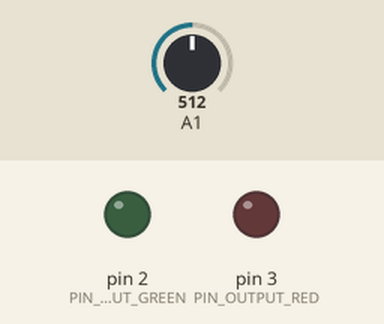
The sketch below on a simulated Arduino Uno, built with avr-gcc and run on an emulated ATmega328P. Shown: output pins drawn as LEDs (lit = HIGH). The test bench sets the inputs (shaded band); at power-on: A1 = 512. What the sketch prints to the serial monitor is not drawn.

Above: at 1.2 s.
1.3 s: A1 set to 716
At 1.54 s:
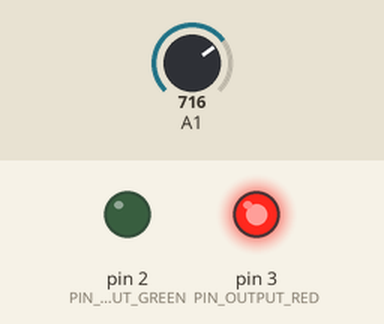
3.2 s: A1 set to 751
6.2 s: A1 set to 774
At 8.9 s:
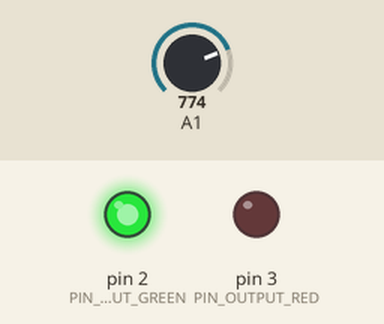
9.2 s: A1 set to 818
At 11.2 s:
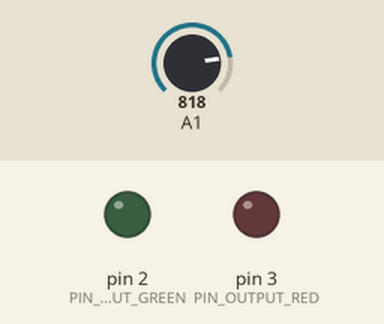
Timing chart, 0 to 12.7 s (numbered marks = the images above; inputs shaded):
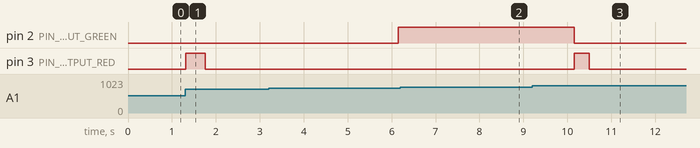

The sketch:

light_sensing_array.c.ino
```cpp
/******************************************************************************
 * TEAM FUME HOOD
 * Sensing Module
 *
 * Daniel Winkelman <ddw30@duke.edu>
 * Duke University
 * EGR 101
 *
 * Summary:
 *    This is a quick test for an array of passive light sensors. A line of
 *    phototransistors has a baseline resistance, interpreted by the Arduino as
 *    an analog voltage; higher voltage indicates more light reaching the
 *    phototransistor. A rapid change in any of the phototransistors from the
 *    baseline brightness indicates motion within the plane of the sash.
 */


/******************************************************************************
 * Debugging commands (with serial to IDE)
 */
#define SERIAL_DEBUG

void serial_setup() {
#ifdef SERIAL_DEBUG
    Serial.begin(9600);
#endif
}

void println(const char * str) {
#ifdef SERIAL_DEBUG
    Serial.println(str);
#endif
}


/******************************************************************************
 * Define constants and persistent memory
 */

// Frame rate (frames per second)
//const int32_t FPS = 40;

// Timeout until closure signal sent
//const int32_t MAX_TIMEOUT_MS = 15 * 1000000; // 15 seconds
//const int32_t TIMEOUT_INC_MS = 1000000 / FPS;

int32_t timeout_ms = 15000;

// Sensor input pins
const uint16_t N_PIN_INPUT_PHOTO = 1;
const uint16_t PIN_INPUT_PHOTO[N_PIN_INPUT_PHOTO] = { 1 };

// Analog input difference threshold needed to trigger timeout reset
const uint16_t SENSITIVITY = 50;

// Phototransistor voltage state buffer
//
// Assuming that the buffer is 4 samples large....
//     --back---   --head---
//    [ * * * * ] [ - - - - ]   (* = stored sample)
//      0 1 2 3     4 5 6 7     (- = empty sample)
//                              (X = selected stored sample)
// 4 looks back at 1...         (O = new sample)
//    [ X * * * ] [ O - - - ]
//
// 5 looks back at 2...
//    [ * X * * ] [ * O - - ]
//
// and so on...
//
//    [ * * * * ] [ * * * * ]
//                  =======---------> These four at pos. 4-7 go to pos. 0-3
//
// and repeat
//
// NOTE: buffer needs to be twice the size as the number of samples
const uint16_t N_BUFFER_SAMPLES = 10;
int16_t buffer_head[N_BUFFER_SAMPLES][N_PIN_INPUT_PHOTO];
int16_t buffer_back[N_BUFFER_SAMPLES][N_PIN_INPUT_PHOTO];

// Indicator LED timeouts
const uint8_t PIN_OUTPUT_GREEN = 2;
const uint8_t PIN_OUTPUT_RED = 3;
int32_t timeout_green_ms = 0;
int32_t timeout_red_ms = 0;


/******************************************************************************
 * Close sash
 */
void close_sash() {
    println("Close Sash!");

    // Signal to green LED
    // TODO: Implement interrupt system if the sensors detect motion while closing
    digitalWrite(PIN_OUTPUT_GREEN, HIGH);
    delay(1000);
    digitalWrite(PIN_OUTPUT_GREEN, LOW);
}


/******************************************************************************
 * Initialization
 */
void setup() {
    // Set up debug serial connection
    serial_setup();

    // Set up LED indicator pins
    pinMode(PIN_OUTPUT_GREEN, OUTPUT);
    pinMode(PIN_OUTPUT_RED, OUTPUT);
    digitalWrite(PIN_OUTPUT_GREEN, LOW);
    digitalWrite(PIN_OUTPUT_RED, LOW);

    // Populate buffer with initial analog pin values
    for (uint16_t pin_i = 0; pin_i < N_PIN_INPUT_PHOTO; pin_i++) {

        // Read the pin value and copy to first half of buffer
        int16_t state = analogRead(PIN_INPUT_PHOTO[pin_i]);
        for (uint16_t buf_i = 0; buf_i < N_BUFFER_SAMPLES; buf_i++) {
            buffer_back[buf_i][pin_i] = state;
        }
    }
}


/******************************************************************************
 * Program Loop
 */
void loop() {
    // For each element in the buffer
    for (uint16_t buf_i = 0; buf_i < N_BUFFER_SAMPLES; buf_i++) {

        // For each pin
        for (uint16_t pin_i = 0; pin_i < N_PIN_INPUT_PHOTO; pin_i++) {

            // Read value and place into buffer
            int16_t value = analogRead(PIN_INPUT_PHOTO[pin_i]);

            buffer_head[buf_i][pin_i] = value;

            // Get difference between two samples
            int16_t difference = buffer_head[buf_i][pin_i] - buffer_back[buf_i][pin_i];

            char buf[6];
            sprintf(buf, "%i", difference);
            println(buf);

            // If the difference exceeds a threshold, then set a reset
            if (abs(difference) > SENSITIVITY) {
                timeout_ms = 15000;

                println("In use!");

                // Signal to red LED
                digitalWrite(PIN_OUTPUT_RED, HIGH);
                timeout_red_ms = 1000;
            }
        }

        // Wait until next cycle
        delayMicroseconds(10);

        timeout_red_ms -= 10;
        if (timeout_red_ms <= 0) {
            digitalWrite(PIN_OUTPUT_RED, LOW);
        }

        // Decrement timeout
        timeout_ms -= 10;

        // Check if time to close sash
        if (timeout_ms < 0) {
            close_sash();
        }
    }

    // Swap the second half of the buffer with the first half
    const uint16_t BLOCK_SIZE =
        N_BUFFER_SAMPLES * N_PIN_INPUT_PHOTO * sizeof(uint16_t);
    memcpy(buffer_back, buffer_head, BLOCK_SIZE);
}
```

Measured:
- the behaviour switches between 766 and 767 on A1 (found by bisection; images 1 and 2)
- the behaviour switches between 801 and 802 on A1 (found by bisection; images 2 and 3)
- after the input at 1.3 s, pin 3 (PIN_OUTPUT_RED): LOW → HIGH at once, → LOW 0.44 s later
- after the input at 9.2 s, pin 2 (PIN_OUTPUT_GREEN): HIGH → LOW after 0.95 s; pin 3 (PIN_OUTPUT_RED): LOW → HIGH after 0.95 s, → LOW 0.34 s later
